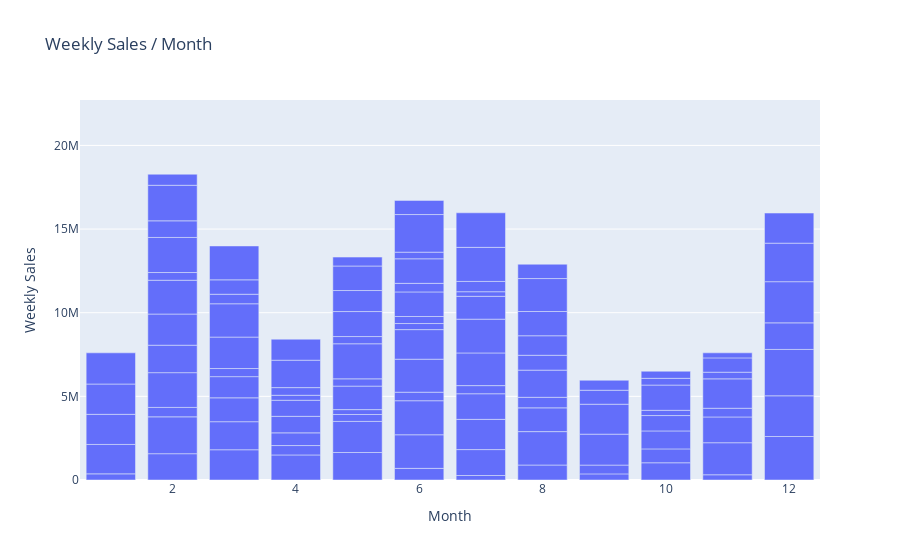

Notebook cell for this chart:
### Markdown cell above
<u><h5>3. Weekly Sales by Month

### Code cell
fig = px.bar(df, x='Month', y='Weekly_Sales', title='Weekly Sales / Month', labels={'Date': 'Date', 'Weekly_Sales': 'Weekly Sales'})
fig.show()

### Figure 1 — Plotly figure (JSON) as saved in the notebook; plotly's stock layout.template omitted (floating-point values rounded to 4 significant figures; data arrays with more than 128 entries replaced by an {"elided": "..."} marker saying what was removed)
{"data": [{"alignmentgroup": "True", "hovertemplate": "Month=%{x}<br>Weekly Sales=%{y}<extra></extra>", "legendgroup": "", "marker": {"color": "#636efa", "pattern": {"shape": ""}}, "name": "", "offsetgroup": "", "orientation": "v", "showlegend": false, "textposition": "auto", "type": "bar", "x": {"elided": "131 int values"}, "xaxis": "x", "y": {"elided": "131 float values"}, "yaxis": "y"}], "layout": {"barmode": "relative", "legend": {"tracegroupgap": 0}, "title": {"text": "Weekly Sales / Month"}, "xaxis": {"anchor": "y", "domain": [0, 1], "title": {"text": "Month"}}, "yaxis": {"anchor": "x", "domain": [0, 1], "title": {"text": "Weekly Sales"}}}}
